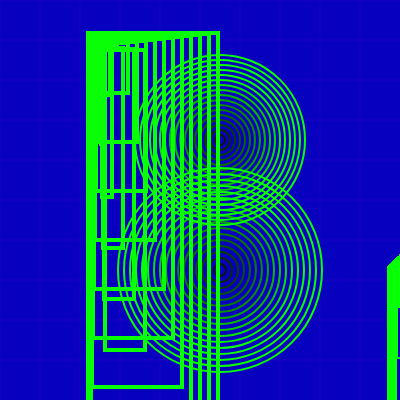
Frame 1 (no input)
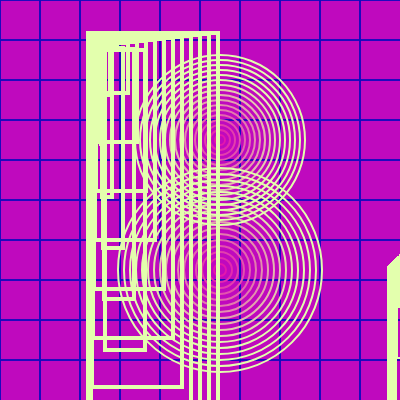
Frame 60 (no input)
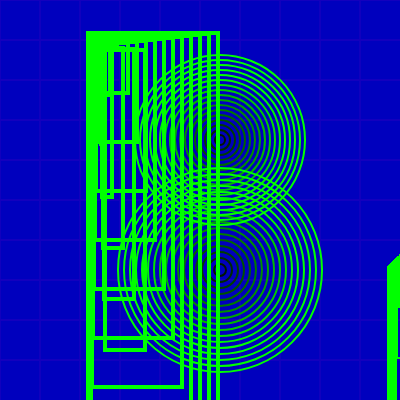
Frame 120 (the mouse pressed at the canvas centre since frame 60)

The p5.js sketch that drew these frames (run headless with seeded random() and noise() and a simulated clock; from frame 60 on, the mouse is pressed at the canvas centre):

// p5.js sketch
// ── sketch.js
let c =0;

function setup() {
  createCanvas(400, 400);
}

function draw() {
  
  var r = sin(millis() / 500);
  //console.log(r);
  background(210*r,10*r,190);
  fill(255);
  noFill();
  
  //grid from https://editor.p5js.org/Tiri/sketches/Sk_-uQu6
  //For (var BEGIN; END; INTERVAL){
	//DO SOMETHING }
	for (var x = 0; x < width; x += width / 10) {
		for (var y = 0; y < height; y += height / 10) {
			stroke(20,10*r,190);
			strokeWeight(0.5);
			line(x-c, 0-c, x-c, height-c);
			line(0-c, y-c, width-c, y-c);
		}
	}
  
  strokeWeight(2);
    
  for(i=0;i<18;i++)
    {
      //sin(millis() / 1000)
      
      //var r = sin(i)*random(20);
      stroke(250*r,3+i*20,190*r);
      circle(220, 140, i*10);
      circle(220, 270, i*12);
    }
  for(i=0;i<18;i++)
    {
      strokeWeight(4);
      rect(105-i, 50-i, 40-i*10, 300-i*50);
      strokeWeight(2);
      rect(405-i, 250+i, 40-i*10, 300-i*50);
      rect(405-i, 430+i, 300-i*50, 40-i*10);
    }
  
  //rect(105, 50, 30, 20);

}


// function draw() {
//   background(220);
//   noFill();
//   for(i=0;i<300;i++)
//     {
//       circle(width/2, 150, i*4);
//       circle(width/2, height/2, i*4);
//     }
// }
